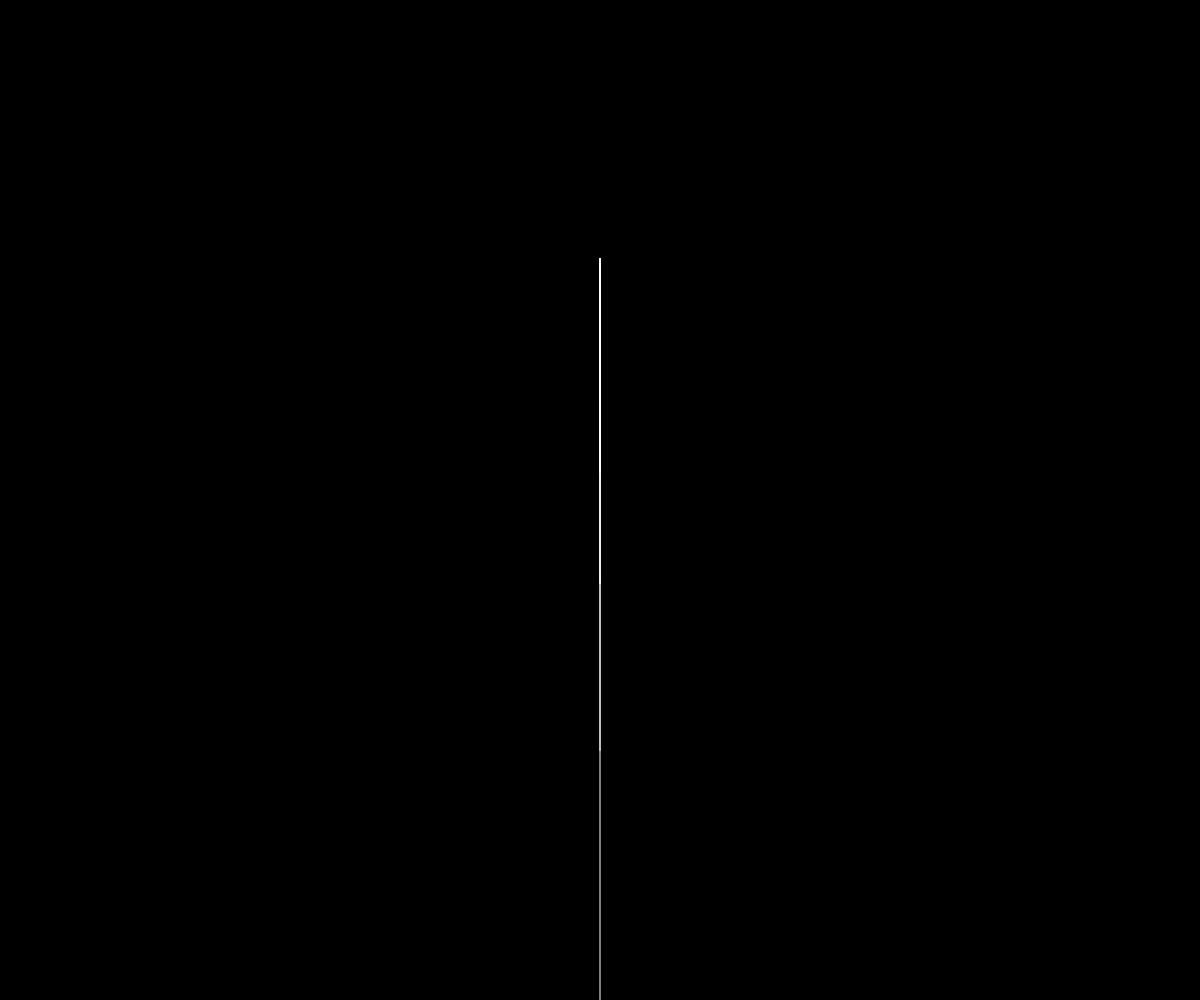
Frame 1 (no input)
Frame 60 (no input): identical to frame 1, image omitted
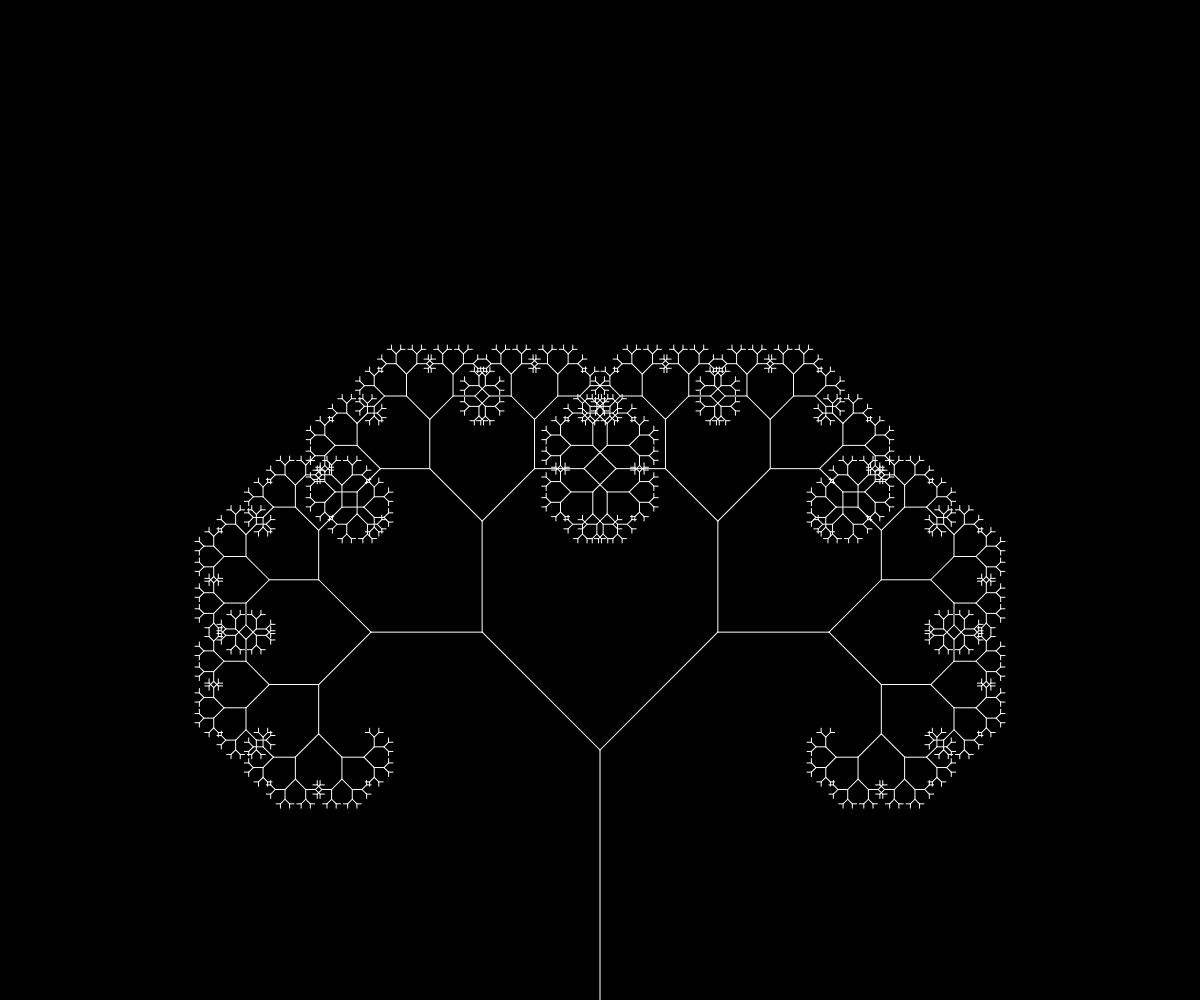
Frame 120 (the mouse pressed at the canvas centre since frame 60)

The p5.js sketch that drew these frames (run headless with seeded random() and noise() and a simulated clock; from frame 60 on, the mouse is pressed at the canvas centre):

// p5.js sketch
// ── sketch.js
// Recursive Tree
// Roger Lam
// May 7, 2018

let theta;

function setup() {
  createCanvas(windowWidth, windowHeight);
  angleMode(DEGREES);
}

function draw() {
  background(0);
  stroke(255);

  let theAngle = map(mouseX, 0, width, 0, 90);
  theta = theAngle;
  let branchSize = 250;

  // trunk
  translate(width / 2, height);
  line(0, 0, 0, -branchSize);

  translate(0, -branchSize);

  // recursing!!!
  branch(branchSize);
}

function branch(length) {
  length *= 2 / 3;

  if (length > 3) {
    // right
    push();
    rotate(theta);
    line(0, 0, 0, -length);
    translate(0, -length);
    branch(length);
    pop();

    // left
    push();
    rotate(-theta);
    line(0, 0, 0, -length);
    translate(0, -length);
    branch(length);
    pop();
  }
}
